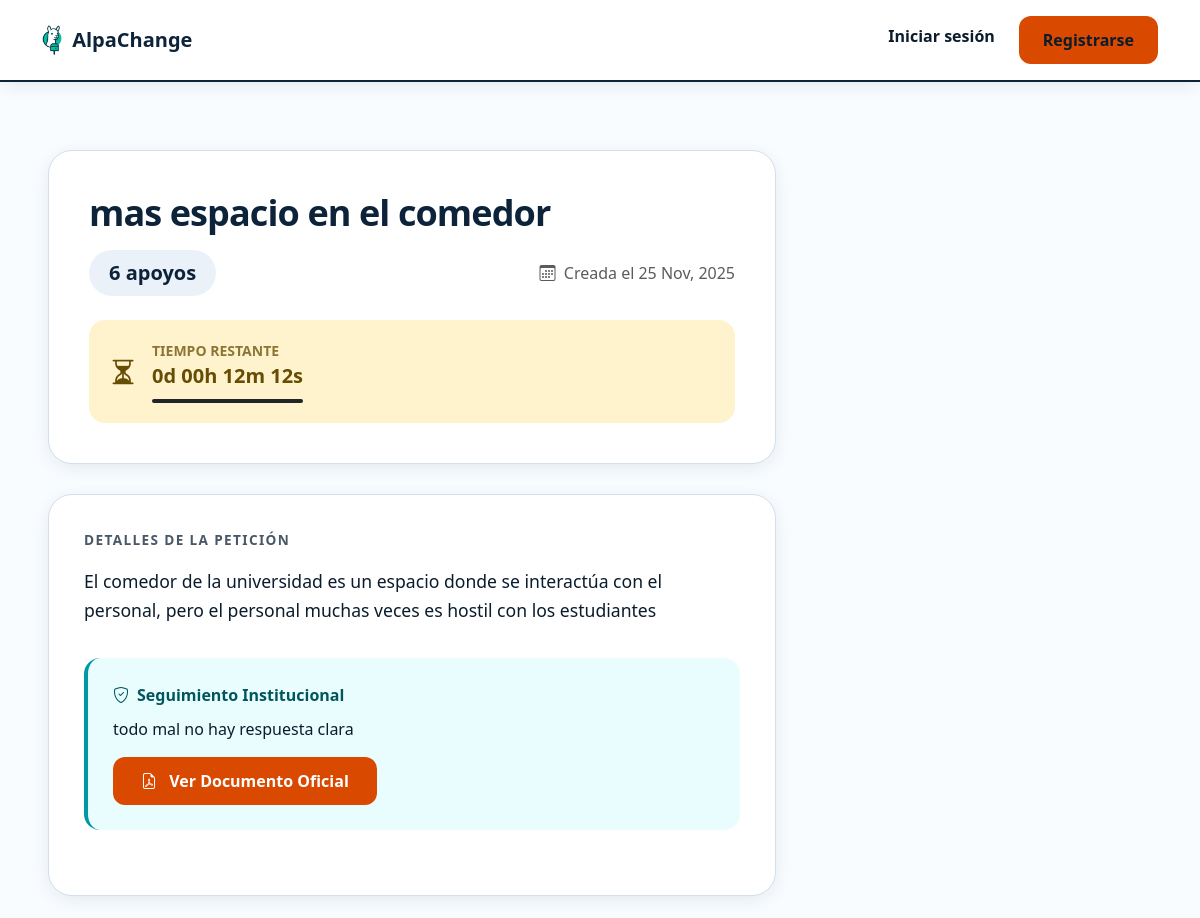
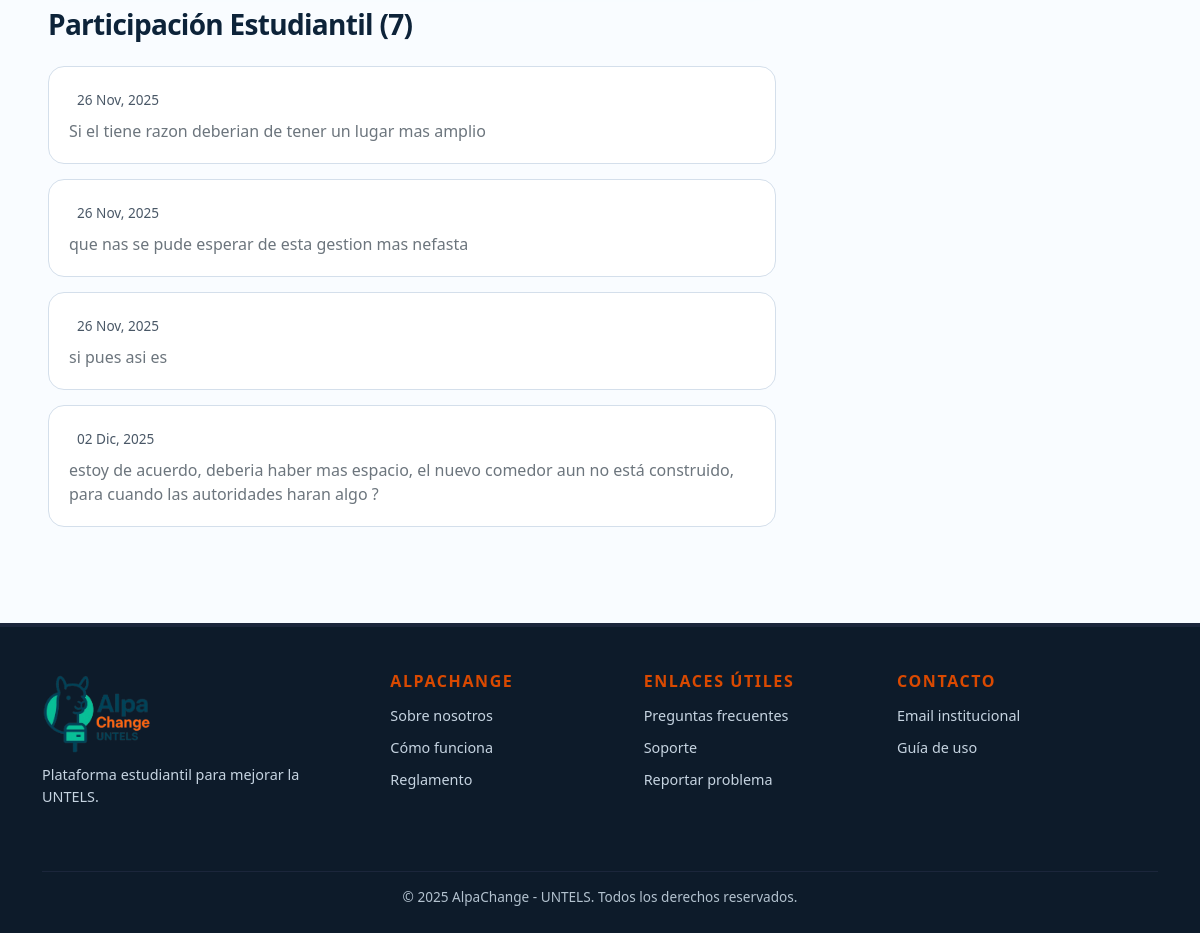
/1/, run on the app's committed database (2 pictures, top to bottom).
### apps/petitions/models.py (models this page shows, shortened)
class Petition(models.Model):
    title = models.CharField(max_length=200)
    description = models.TextField()
    author = models.ForeignKey(User, on_delete=models.CASCADE)
    created_at = models.DateTimeField(default=timezone.now)
    votes = models.ManyToManyField(User, through='Vote', related_name='voted_petitions')
    is_active = models.BooleanField(default=True)
    archived_at = models.DateTimeField(null=True, blank=True)
    category = models.ForeignKey(
        Category,
        on_delete=models.SET_NULL,
        null=True,
        blank=True,
        related_name="petitions"
)
    followup_pdf = models.FileField(upload_to='followups/', null=True, blank=True)
    followup_notes = models.TextField(blank=True)
    def vote_count(self):
        return self.vote_set.count()

class Comment(models.Model):
    petition = models.ForeignKey(Petition, on_delete=models.CASCADE, related_name='comments')
    author = models.ForeignKey(User, on_delete=models.CASCADE)
    content = models.TextField()
    created_at = models.DateTimeField(default=timezone.now)
    is_hidden = models.BooleanField(default=False)  # oculto si es denunciado y revisado

### apps/petitions/views.py (the view)
# urls.py: path('<int:petition_id>/', views.petition_detail, name='petition_detail'),
def petition_detail(request, petition_id):
    petition = get_object_or_404(Petition, id=petition_id)
    expires_at, _, remaining = get_expiration_info(petition)
    context = {
        'petition': petition,
        'time_left': timedelta(seconds=remaining) if petition.is_active else None,
        'comment_form': CommentForm(user=request.user) if request.user.is_authenticated else None,
    }
    return render(request, 'petitions/petition_detail.html', context)

### apps/petitions/context_processors.py (called while the page is built)
def promo_contents(request):
    left = PromoContent.objects.filter(position='left', is_active=True)
    right = PromoContent.objects.filter(position='right', is_active=True)
    return {
        'promo_items_left': left,
        'promo_items_right': right,
    }

def unread_notifications(request):
    if request.user.is_authenticated:
        count = request.user.notifications.filter(is_read=False).count()
        return {'unread_notification_count': count}
    return {'unread_notification_count': 0}

### apps/petitions/views.py (called while the page is built)
def get_expiration_info(petition):
    now = timezone.now()
    if not petition.is_active:
        return None, 0, 0
    age = now - petition.created_at
    if age < timedelta(days=8):
        expires_at = petition.created_at + timedelta(days=8)
    else:
        days_passed = age.days
        expires_at = petition.created_at + timedelta(days=days_passed + 1)
    total_duration = (expires_at - petition.created_at).total_seconds()
    remaining_seconds = max(0, (expires_at - now).total_seconds())
    return expires_at, int(total_duration), int(remaining_seconds)

### evaluations/context_processors.py (called while the page is built)
def ranking_sidebar(request):
    teachers = Teacher.objects.all()
    top_teachers = sorted(teachers, key=lambda t: t.average_rating, reverse=True)[:5]
    return {
        'top_teachers': top_teachers
    }

### evaluations/models.py (called while the page is built)
    @property
    def average_rating(self):
        reviews = self.review_set.all()
        if not reviews.exists():
            return 0
        avgs = reviews.aggregate(
            avg_teaching=Avg('score_teaching'),
            avg_punctuality=Avg('score_punctuality'),
            avg_respect=Avg('score_respect'),
            avg_knowledge=Avg('score_knowledge')
        )
        total_avg = (avgs['avg_teaching'] + avgs['avg_punctuality'] +
                     avgs['avg_respect'] + avgs['avg_knowledge']) / 4
        return round(total_avg, 1)

### templates/petitions/petition_detail.html (shortened to what this page needs)
{% extends 'base.html' %}
{% load static %}
{% load petition_extras %}
{% block content %}
<div class="detail-container">
    <div class="petition-header">
        <h1>{{ petition.title }}</h1>
        <div class="header-meta">
            <div class="supports-badge">
                <span id="vote-count-large">{{ petition.vote_count }}</span> apoyos
            </div>
            <div class="text-muted">
                <i class="bi bi-calendar3 me-1"></i> Creada el {{ petition.created_at|date:"d M, Y" }}
            </div>
        </div>
        {% if petition.is_active %}
            <div class="alert alert-warning status-alert shadow-none border-0 m-0 mt-4">
                <div class="flex-shrink-0">
                    <i class="bi bi-hourglass-split fs-3"></i>
                </div>
                <div>
                    <div class="small text-uppercase fw-bold opacity-75">Tiempo restante</div>
                    <span id="timer-{{ petition.id }}" class="fs-5" data-start="{{ petition.created_at|date:'c' }}">
                    </span>
                    <div class="progress mt-2" style="height: 4px; background: rgba(0,0,0,0.05);">
                        <div id="progress-{{ petition.id }}" class="progress-bar bg-dark" style="width: 0%;"></div>
                    </div>
                </div>
            </div>
        {% else %}
            <div class="alert alert-secondary status-alert shadow-none border-0 m-0 mt-4">
                <i class="bi bi-archive fs-3"></i>
                <div>Esta petición ha sido archivada.</div>
            </div>
        {% endif %}
    </div>
    <div class="content-section">
        <span class="section-label">Detalles de la petición</span>
        <div class="petition-description">
            {{ petition.description|linebreaks }}
        </div>
        {% if petition.followup_pdf or petition.followup_notes %}
            <div class="followup-card">
                <div class="followup-title">
                    <i class="bi bi-shield-check"></i> Seguimiento Institucional
                </div>
                {% if petition.followup_notes %}
                    <p class="mb-3">{{ petition.followup_notes }}</p>
                {% endif %}
                {% if petition.followup_pdf %}
                    <a href="{{ petition.followup_pdf.url }}" target="_blank" class="btn btn-primary">
                        <i class="bi bi-file-earmark-pdf me-2"></i> Ver Documento Oficial
                    </a>
                {% endif %}
            </div>
        {% endif %}
    </div>
    <div class="mb-5">
        <h3 class="mb-4">Participación Estudiantil ({{ petition.comments.count }})</h3>
        {% for comment in petition.comments.all %}
            {% if not comment.is_hidden %}
            <div class="comment-card">
                <div class="d-flex justify-content-between align-items-start mb-2">
                    <div>
                        <span class="comment-date">{{ comment.created_at|date:"d M, Y" }}</span>
                    </div>
                </div>
                <p class="mb-0 text-secondary">{{ comment.content }}</p>
            </div>
            {% endif %}
        {% empty %}
            <div class="text-center py-4 text-muted border rounded-4 border-dashed">
                <i class="bi bi-chat-dots fs-1 mb-2 d-block"></i>
                Aún no hay comentarios. ¡Sé el primero en opinar!
            </div>
        {% endfor %}
    </div>
</div>
{% endblock %}

### templates/base.html (style rules this page uses)
:root { --brand-primary: oklch(25% 0.05 250); --brand-accent: oklch(60% 0.20 45); --brand-success: oklch(68% 0.16 175); --surface-bg: oklch(99% 0.005 250); --surface-elevated: oklch(100% 0 0); --text-base: oklch(22% 0.04 250); --text-muted: oklch(45% 0.03 250); --border-subtle: oklch(90% 0.02 250); --shadow-soft: 0 4px 20px -4px oklch(25% 0.1 250 / 0.12); --ease-out-expo: cubic-bezier(0.16, 1, 0.3, 1); }
body { background-color: var(--surface-bg); color: var(--text-base); font-family: system-ui, -apple-system, sans-serif; -webkit-font-smoothing: antialiased; }
h1, h2, h3 { color: var(--brand-primary); font-weight: 800; letter-spacing: -0.025em; }
.btn-primary { background-color: var(--brand-accent); border: none; padding: 12px 28px; border-radius: 12px; font-weight: 700; color: white; transition: all 0.3s var(--ease-out-expo); }
.progress { height: 8px; border-radius: 10px; overflow: hidden; }
.progress-bar { transition: width 0.4s ease; }

### templates/petitions/petition_detail.html (style rules this page uses)
.detail-container { max-width: 900px; margin: auto; }
.petition-header { background: var(--surface-elevated); padding: 40px; border-radius: 24px; border: 1px solid var(--border-subtle); box-shadow: var(--shadow-soft); margin-bottom: 30px; }
.petition-header h1 { font-size: 2.25rem; margin-bottom: 1rem; line-height: 1.2; }
.header-meta { display: flex; justify-content: space-between; align-items: center; flex-wrap: wrap; gap: 15px; }
.supports-badge { font-size: 1.25rem; font-weight: 800; color: var(--brand-primary); background: oklch(45% 0.14 255 / 0.08); padding: 8px 20px; border-radius: 100px; }
.status-alert { border-radius: 16px; padding: 20px; margin-top: 25px; display: flex; align-items: center; gap: 15px; font-weight: 600; }
.content-section { background: var(--surface-elevated); padding: 35px; border-radius: 24px; border: 1px solid var(--border-subtle); box-shadow: var(--shadow-soft); margin-bottom: 30px; }
.section-label { font-size: 0.85rem; font-weight: 800; text-transform: uppercase; letter-spacing: 0.1em; color: var(--text-muted); margin-bottom: 1rem; display: block; }
.petition-description { font-size: 1.1rem; line-height: 1.7; color: var(--text-base); margin-bottom: 2rem; }
.followup-card { background: oklch(98% 0.02 200); border-left: 4px solid oklch(60% 0.15 200); border-radius: 16px; padding: 25px; margin-bottom: 30px; }
.followup-title { color: oklch(40% 0.1 200); font-weight: 700; margin-bottom: 10px; display: flex; align-items: center; gap: 8px; }
.comment-card { background: var(--surface-elevated); border: 1px solid var(--border-subtle); border-radius: 16px; padding: 20px; margin-bottom: 15px; transition: transform 0.2s ease; }
.comment-date { font-size: 0.85rem; color: var(--text-muted); margin-left: 8px; }

### data on the page
Petition: title "mas espacio en el comedor", vote_count "6", created_at "25 Nov, 2025", description "El comedor de la universidad es un espacio donde se interactúa con el personal, pero el personal muchas veces es hostil con los estudiantes", followup_notes "todo mal no hay respuesta clara", comments.count "7"
Comment: created_at "26 Nov, 2025", content "Si el tiene razon deberian de tener un lugar mas amplio"
Comment: created_at "26 Nov, 2025", content "que nas se pude esperar de esta gestion mas nefasta"
Comment: created_at "26 Nov, 2025", content "si pues asi es"
Comment: created_at "02 Dic, 2025", content "estoy de acuerdo, deberia haber mas espacio, el nuevo comedor aun no está construido, para cuando las autoridades haran algo ?"
